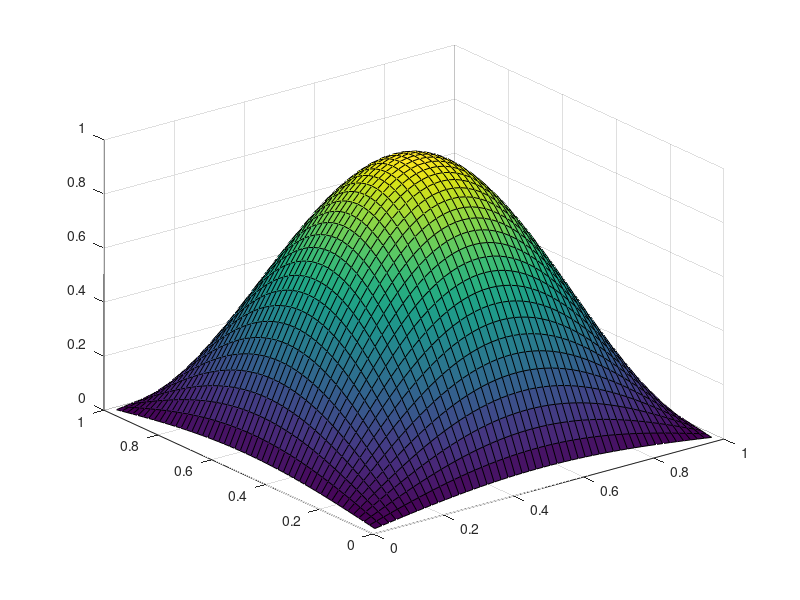

This chart was generated by the following MATLAB code:
e = 1;
a = -1;
N = 50;
h = 1/N;
n = N-1;
tol = 1e-6;

d = 4*e - a*h;
up = -e +a*h;
tmp = ones(n-1,1);
E = -e * eye(n);
S = d * eye(n) + up * diag(tmp,1) - e*diag(tmp,-1);
I = eye(n);
tmp2 = diag(tmp,1) + diag(tmp,-1);
A = kron(I,S)+kron(tmp2,E);

F = ones(n);
for i =1:n-1;
    for j=1:n;
        x=i/N;
        y=j/N;
    F(i,j)=pi*(2*pi*e*sin(pi*x)+a*cos(pi*x))*sin(pi*y);
    end
end
F = reshape(F,n^2,1);
F = h^2*F;

%Jacobi_start
tic;
count = 1;

U = zeros(n^2,1);
res = Inf;
d = diag(A);

while norm(res) > tol
    res = F - A * U;
    U = U + res ./ d;
    count = count + 1;
end
toc;
y = toc;
display(count)
%Jacobi_end

U=reshape(U,n,n);

t = ( 1 : n )' * h;
figure, surf ( t, t, U);





